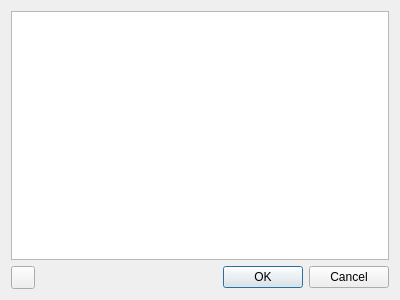
<?xml version="1.0" encoding="UTF-8"?>
<ui version="4.0">
 <class>EditPathsDialog</class>
 <widget class="QDialog" name="EditPathsDialog">
  <property name="geometry">
   <rect>
    <x>0</x>
    <y>0</y>
    <width>400</width>
    <height>300</height>
   </rect>
  </property>
  <property name="windowIcon">
   <iconset theme="story-editor">
    <normaloff>.</normaloff>.</iconset>
  </property>
  <layout class="QVBoxLayout" name="verticalLayout">
   <item>
    <widget class="QListView" name="listView">
     <property name="contextMenuPolicy">
      <enum>Qt::ActionsContextMenu</enum>
     </property>
    </widget>
   </item>
   <item>
    <layout class="QHBoxLayout" name="horizontalLayout">
     <item>
      <widget class="QToolButton" name="addButton">
       <property name="toolButtonStyle">
        <enum>Qt::ToolButtonTextBesideIcon</enum>
       </property>
      </widget>
     </item>
     <item>
      <widget class="QDialogButtonBox" name="buttonBox">
       <property name="orientation">
        <enum>Qt::Horizontal</enum>
       </property>
       <property name="standardButtons">
        <set>QDialogButtonBox::Cancel|QDialogButtonBox::Ok</set>
       </property>
      </widget>
     </item>
    </layout>
   </item>
  </layout>
  <action name="action_Delete_path">
   <property name="icon">
    <iconset theme="edit-delete">
     <normaloff>.</normaloff>.</iconset>
   </property>
   <property name="text">
    <string>&amp;Delete path</string>
   </property>
   <property name="shortcut">
    <string>Del</string>
   </property>
  </action>
  <action name="action_Add_Path">
   <property name="icon">
    <iconset theme="list-add"/>
   </property>
   <property name="text">
    <string>&amp;Add Path</string>
   </property>
   <property name="shortcut">
    <string>Ctrl+Ins</string>
   </property>
  </action>
 </widget>
 <resources/>
 <connections>
  <connection>
   <sender>buttonBox</sender>
   <signal>accepted()</signal>
   <receiver>EditPathsDialog</receiver>
   <slot>accept()</slot>
   <hints>
    <hint type="sourcelabel">
     <x>248</x>
     <y>254</y>
    </hint>
    <hint type="destinationlabel">
     <x>157</x>
     <y>274</y>
    </hint>
   </hints>
  </connection>
  <connection>
   <sender>buttonBox</sender>
   <signal>rejected()</signal>
   <receiver>EditPathsDialog</receiver>
   <slot>reject()</slot>
   <hints>
    <hint type="sourcelabel">
     <x>316</x>
     <y>260</y>
    </hint>
    <hint type="destinationlabel">
     <x>286</x>
     <y>274</y>
    </hint>
   </hints>
  </connection>
 </connections>
</ui>
